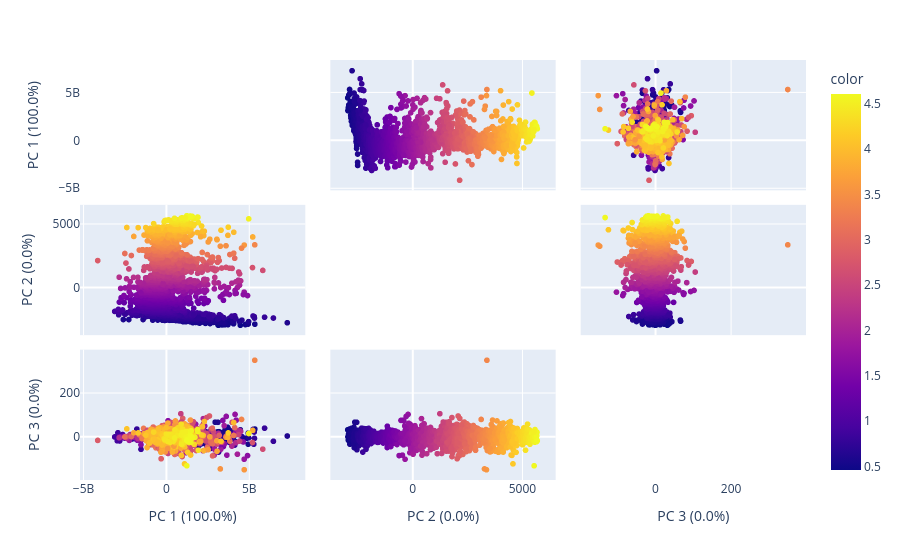

Write notebook code for a chart like this one.
### Markdown cell above
##The code for creating this was originally sourced from plotly.com and then customized for this analysis. It's open source, and you can find licensing details on plotly.com.##

1. **Please refer to previous section to understand the concept of PCA.  PCA can be used to identify patterns.

### Code cell
import plotly.express as px
from sklearn.decomposition import PCA

df = df_spx.copy()
features = ["Open", "Close", "Volume"]

pca = PCA()
components = pca.fit_transform(df[features])
labels = {
    str(i): f"PC {i+1} ({var:.1f}%)"
    for i, var in enumerate(pca.explained_variance_ratio_ * 100)
}

fig = px.scatter_matrix(
    components,
    labels=labels,
    dimensions=range(3),
    color=df["Normalized_Return"]
)
fig.update_traces(diagonal_visible=False)
fig.show()

### Figure 1 — Plotly figure (JSON) as saved in the notebook; plotly's stock layout.template omitted (floating-point values rounded to 4 significant figures; data arrays with more than 128 entries replaced by an {"elided": "..."} marker saying what was removed)
{"data": [{"diagonal": {"visible": false}, "dimensions": [{"axis": {"matches": true}, "label": "PC 1 (100.0%)", "values": {"elided": "4474 float values"}}, {"axis": {"matches": true}, "label": "PC 2 (0.0%)", "values": {"elided": "4474 float values"}}, {"axis": {"matches": true}, "label": "PC 3 (0.0%)", "values": {"elided": "4474 float values"}}], "hovertemplate": "%{xaxis.title.text}=%{x}<br>%{yaxis.title.text}=%{y}<br>color=%{marker.color}<extra></extra>", "legendgroup": "", "marker": {"color": {"elided": "4474 float values"}, "coloraxis": "coloraxis", "symbol": "circle"}, "name": "", "showlegend": false, "type": "splom"}], "layout": {"coloraxis": {"colorbar": {"title": {"text": "color"}}, "colorscale": [[0, "#0d0887"], [0.1111, "#46039f"], [0.2222, "#7201a8"], [0.3333, "#9c179e"], [0.4444, "#bd3786"], [0.5556, "#d8576b"], [0.6667, "#ed7953"], [0.7778, "#fb9f3a"], [0.8889, "#fdca26"], [1, "#f0f921"]]}, "dragmode": "select", "legend": {"tracegroupgap": 0}, "margin": {"t": 60}}}
